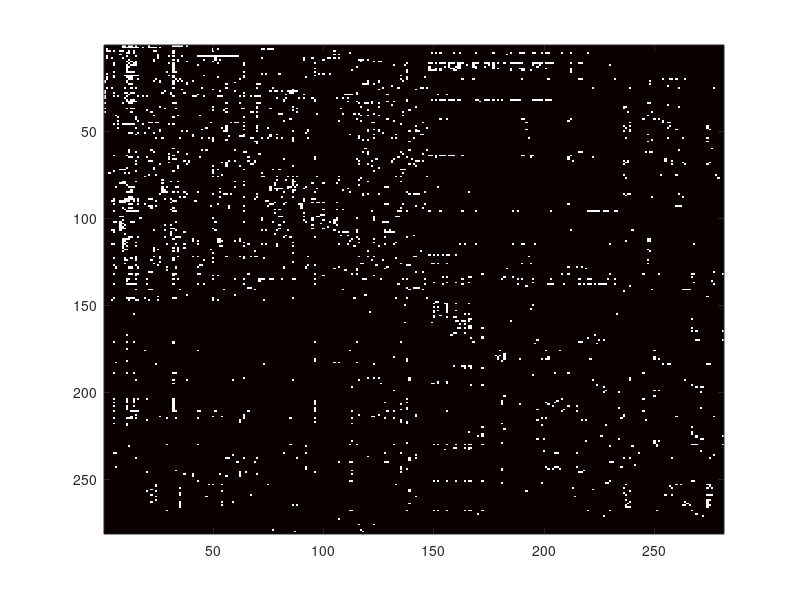
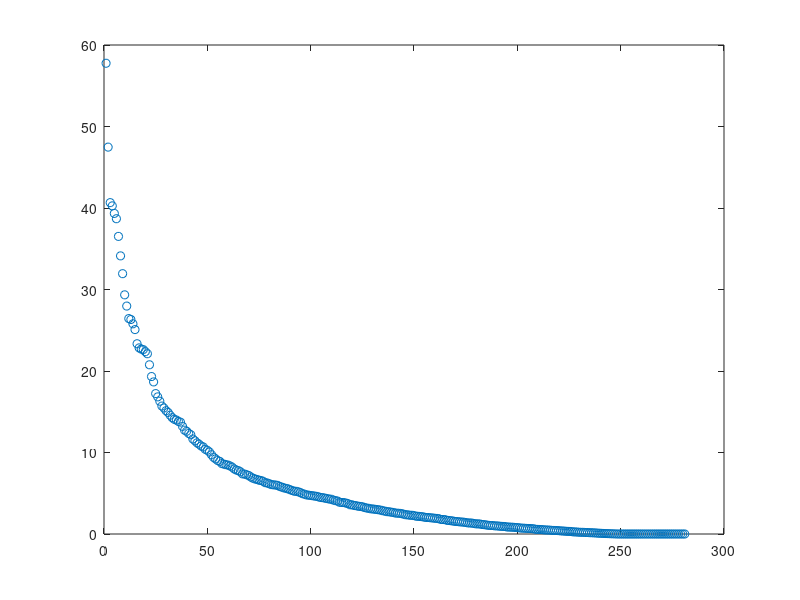
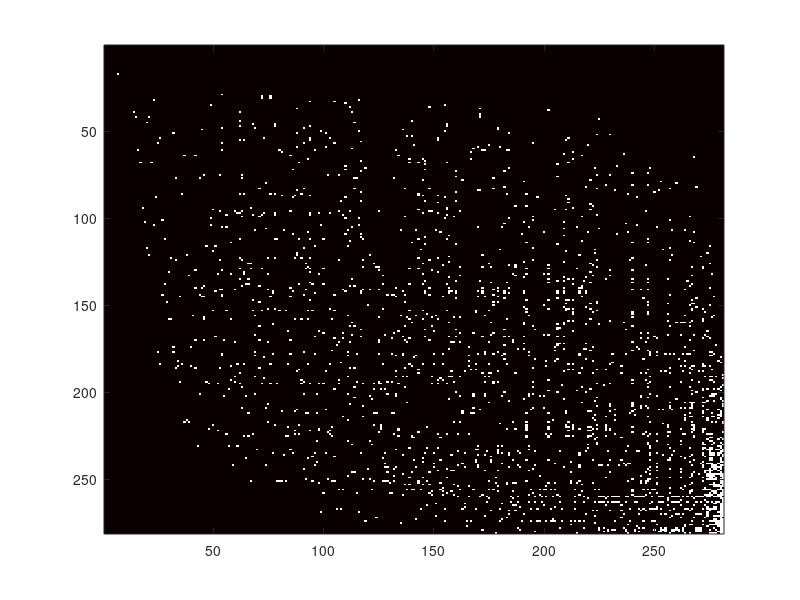
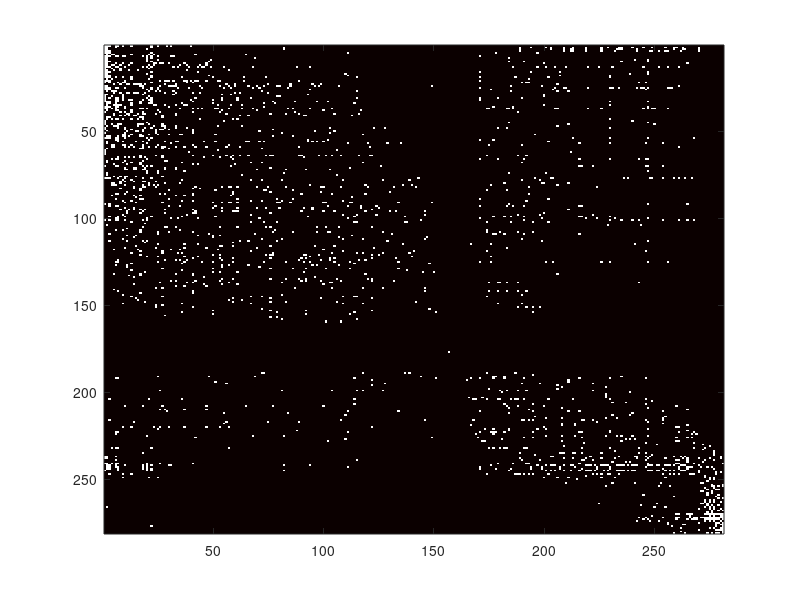

These figures' MATLAB source, in order: (Note: this script raises an error after producing the figures.)
load('celgvectors_adult_WB180_SK.mat');
aMean = 0;
figure(1)
imagesc((conn>0));
colormap('hot');
figure(2)
[U, S, V] = svd(conn - aMean*mean(mean(conn))*ones(size(conn)));
s = diag(S);
plot(s, 'o');
iV = zeros(281, 2); 
iU = zeros(281, 2); 
for (i=1:2)
    figure(i+2)
    u = U(:, i);
    v = V(:, i);
    [x iV(:, i)] = sort(v, 'descend');
    [x iU(:, i)] = sort(u, 'descend');
    sv(i).conn=(conn(iU(:, i), iV(:, i))>0);
    imagesc(sv(i).conn);
    colormap('hot');
end
figure(i+3)
preConnects = sum(conn(:, iV(:, 1)), 1);
postConnects = sum(conn(iU(:, 1), :), 2);
subplot(2, 1, 1);
bar(preConnects, 'k');
subplot(2, 1, 2);
bar(postConnects, 'k');
preNames = idt(iV(:, 2));
postNames = idt(iU(:, 2));

%%

figure('Units','pixels','Position',[0 0 2*282+80 2*282]);
sv(2).color=zeros(281);
    set(gca,'Position',[0 0 .98 1]);

for i=1:281
    for j=1:281
        if (sv(2).conn(i,j))
            sv(2).color(i,j)=3*(idt_type_array(iU(i,2))-1)+idt_type_array(iV(j,2));
        end
    end
end
axis image; 
axis off;
image(sv(2).color+1);j=jet(10);j(1,:)=[0 0 0]; j(4,:)=[1 1 1];colormap(j);colorbar;
set(colorbar,'YTickLabel',{'none','s->s','s->i','s->m','i->s','i->i','i->m','m->s','m->i','m->m'});

%%
figure;hist(sv(2).color(:),[0:9]);xlim([0.5 9.5]);ylim([0 1000]);
set(gca,'XTick',1:9);
set(gca,'XTickLabel',{'s->s','s->i','s->m','i->s','i->i','i->m','m->s','m->i','m->m'});
ylabel('# of connections');
save2pdf('conn_type_histo.pdf');